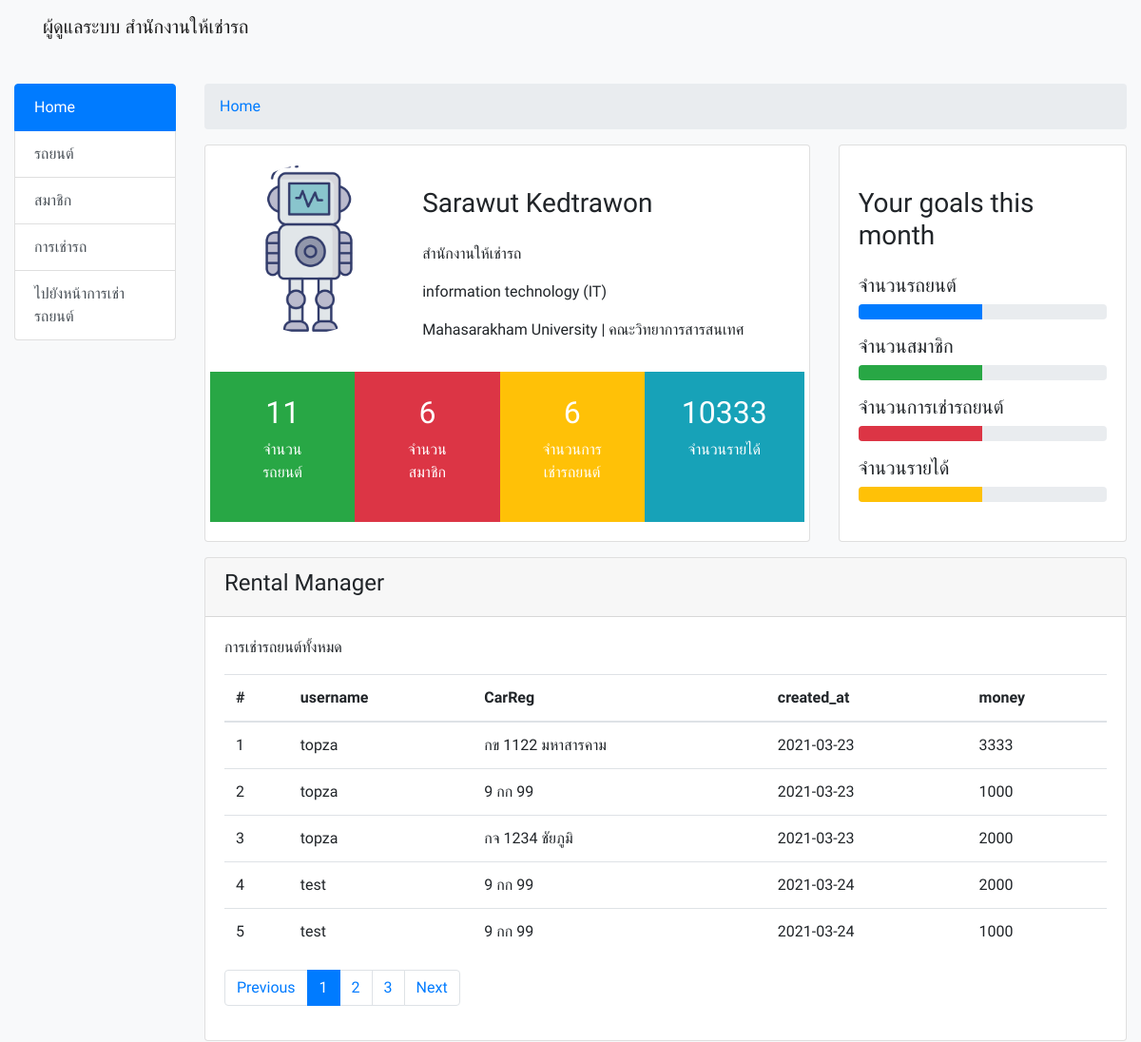
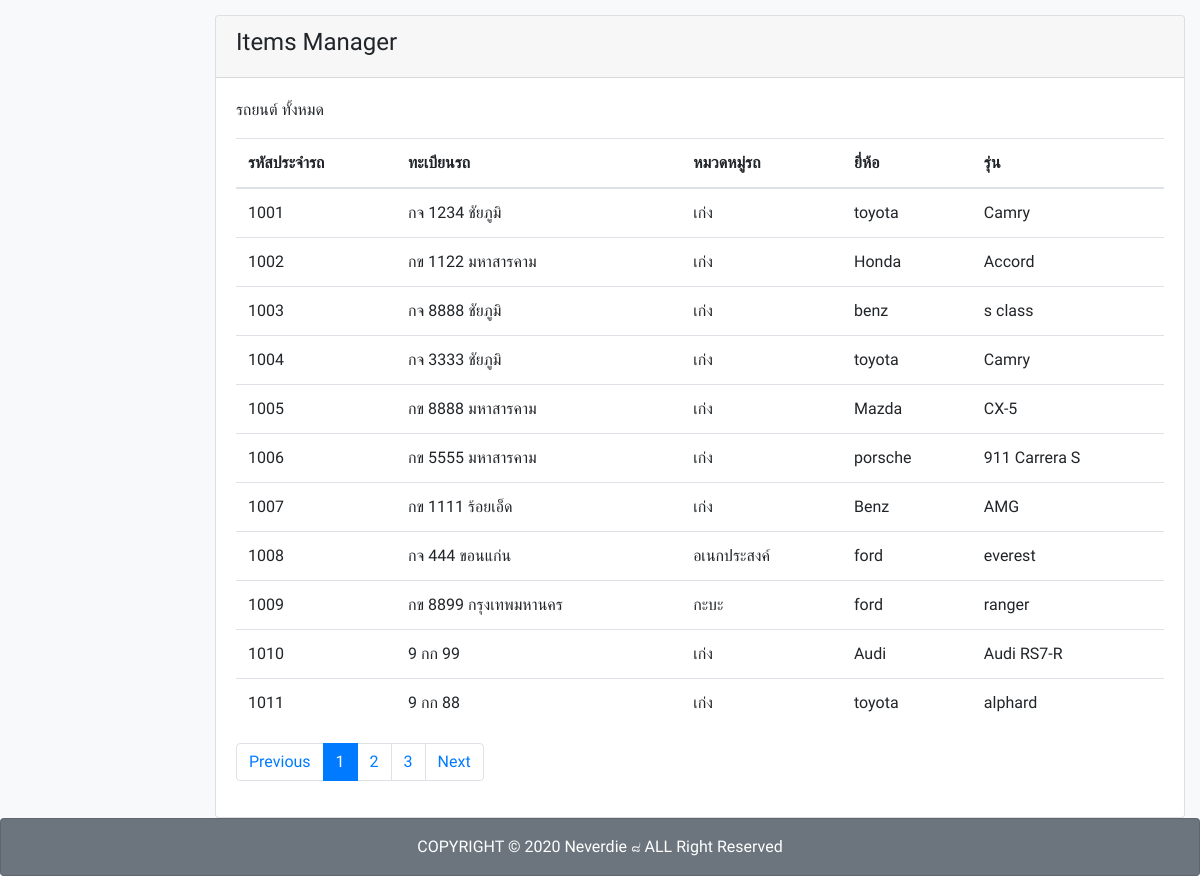
The app's page /admin/index.php with its own data (2 pictures, top to bottom).
### tables this page shows
CREATE TABLE `users` (
  `id` int(11) NOT NULL,
  `idcard` varchar(255) NOT NULL,
  `username` varchar(255) NOT NULL,
  `password` varchar(255) NOT NULL,
  `first_name` varchar(255) NOT NULL,
  `last_name` varchar(255) NOT NULL,
  `address` varchar(255) NOT NULL,
  `email` varchar(255) NOT NULL,
  `phone` varchar(255) NOT NULL,
  `picture` varchar(255) NOT NULL,
  `status_user` varchar(255) NOT NULL
);

CREATE TABLE `cars` (
  `id` int(11) NOT NULL,
  `carid` int(11) NOT NULL,
  `carreg` varchar(255) NOT NULL,
  `category` varchar(255) NOT NULL,
  `brand` varchar(255) NOT NULL,
  `gen` varchar(255) NOT NULL,
  `status` varchar(255) NOT NULL
);

CREATE TABLE `rental` (
  `id` int(11) NOT NULL,
  `idcard` varchar(255) DEFAULT NULL,
  `carid` int(255) DEFAULT NULL,
  `created_at` date DEFAULT NULL,
  `money` varchar(255) DEFAULT NULL,
  `status_re` varchar(255) DEFAULT NULL
);

### admin/index.php (the view, shortened to what this page needs)
<?php
include_once('../php/connect.php');
?>
<!DOCTYPE html>
<html lang="en">
<head>
    <link rel="stylesheet" href="../node_modules/bootstrap/dist/css/bootstrap.min.css">
</head>
<body>
    <?php include_once('includes/navbar.php') ?>
	<?php
        $sql = "SELECT COUNT(*) AS topza FROM `users`";
        $result = $conn->query($sql);
        $row = $result->fetch_assoc();
        $countusers= $row["topza"];
        $sql = "SELECT COUNT(*) AS topza FROM `cars`";
        $result = $conn->query($sql);
        $row = $result->fetch_assoc();
        $countcars= $row["topza"]
  ?>
   <?php
		$sql = "SELECT COUNT(*) AS topza FROM `rental`";
		$result = $conn->query($sql);
		$row = $result->fetch_assoc();
		$countrental= $row["topza"]
		?>
  <?php
        $sql = "SELECT SUM(money) AS topza FROM `rental`";
        $result = $conn->query($sql);
        $row = $result->fetch_assoc();
        $countmoney= $row["topza"]
  ?>
    <section class="bg-light min-vh-100">
		<br><br><br>
		<div class="container-fluid">
			<div class="row mt-3">
				<div class="col-sm-3 col-md-2">
					<div class="list-group">
						<a href="index.php" class="list-group-item list-group-item-action active">Home</a>
						<a href="car" class="list-group-item list-group-item-action">รถยนต์</a>
						<a href="user" class="list-group-item list-group-item-action">สมาชิก</a>
						<a href="rental" class="list-group-item list-group-item-action">การเช่ารถ</a>
						<a href="../index.php" class="list-group-item list-group-item-action">ไปยังหน้าการเช่ารถยนต์</a>
					</div>
				</div>
				<div class="col">
					<nav aria-label="breadcrumb">
						<ol class="breadcrumb">
							<li class="breadcrumb-item"><a href="#">Home</a></li>
						</ol>
					</nav>
					<div class="row">
						<div class="col-sm-8">
							<div class="card">
								<div class="card-body">
									<div class="row">
										<div class="col-sm-4">
											<img src="img/073-robot.png" class="w-100 rounded-circle">
										</div>
										<div class="col-sm">
											<h3 class="my-4">Sarawut Kedtrawon</h3>
											<p>สำนักงานให้เช่ารถ</p>
											<p>information technology (IT)</p>
											<p>Mahasarakham University | คณะวิทยาการสารสนเทศ</p>
										</div>
									</div>
									<div class="row mt-3">
										<div class="col-sm bg-success text-white">
											<div class="text-center p-4">
												<h2><?php echo $countcars; ?></h2>
												<p>จำนวนรถยนต์</p>
											</div>
										</div>
										<div class="col-sm bg-danger text-white">
											<div class="text-center p-4">
												<h2><?php echo $countusers; ?></h2>
												<p>จำนวนสมาชิก</p>
											</div>
										</div>
										<div class="col-sm bg-warning text-white">
											<div class="text-center p-4">
												<h2><?php echo $countrental; ?></h2>
												<p>จำนวนการเช่ารถยนต์</p>
											</div>
										</div>
										<div class="col-sm bg-info text-white">
											<div class="text-center p-4">
												<h2><?php echo $countmoney; ?></h2>
												<p>จำนวนรายได้</p>
											</div>
										</div>
									</div>
								</div>
							</div>
						</div>
						<div class="col-sm-4">
							<div class="card h-100">
								<div class="card-body">
									<h3 class="my-4">Your goals this month</h3>
									<h5 class="mt-3">จำนวนรถยนต์</h5>
									<div class="progress">
										<div class="progress-bar w-50" role="progressbar" aria-valuenow="75" aria-valuemin="0" aria-valuemax="100"></div>
									</div>
									<h5 class="mt-3">จำนวนสมาชิก</h5>
									<div class="progress">
										<div class="progress-bar bg-success w-50" role="progressbar" aria-valuenow="75" aria-valuemin="0" aria-valuemax="100"></div>
									</div>
									<h5 class="mt-3">จำนวนการเช่ารถยนต์</h5>
									<div class="progress">
										<div class="progress-bar bg-danger w-50" role="progressbar" aria-valuenow="75" aria-valuemin="0" aria-valuemax="100"></div>
									</div>
									<h5 class="mt-3">จำนวนรายได้</h5>
									<div class="progress">
										<div class="progress-bar bg-warning w-50" role="progressbar" aria-valuenow="75" aria-valuemin="0" aria-valuemax="100"></div>
									</div>
								</div>
							</div>
						</div>
					</div>
					<div class="row mt-3">
						<div class="col">
						<div class="card">
								<div class="card-header d-flex justify-content-between align-items-center">
									<h4>Rental Manager</h4>
								</div>
								<div class="card-body">
									<p>การเช่ารถยนต์ทั้งหมด</p>
									<?php
										$sql = "SELECT users.username, cars.carreg, created_at, money, status_re
										FROM users, rental, cars
										WHERE users.idcard = rental.idcard AND cars.carid=rental.carid ORDER BY created_at";
										$result = $conn->query($sql);
									?>
									<table class="table">
										<thead>
											<tr>
												<th scope="col">#</th>
												<th scope="col">username</th>
												<th scope="col">CarReg</th>
												<th scope="col">created_at</th>
												<th scope="col">money</th>
											</tr>
										</thead>
										<tbody>
										<?php
											$num = 0;
											while ($row = $result->fetch_assoc()) {
											$num++;
										?>
											<tr>
												<td><?php echo $num; ?></td>
												<td><?php echo $row['username']; ?></td>
												<td><?php echo $row['carreg']; ?></td>
												<td><?php echo $row['created_at']; ?></td>
												<td><?php echo $row['money']; ?></td>
											</tr>
										<?php } ?>
										</tbody>
									</table>
									<nav aria-label="Page navigation example">
										<ul class="pagination">
											<li class="page-item"><a class="page-link" href="#">Previous</a></li>
											<li class="page-item active"><a class="page-link" href="#">1</a></li>
											<li class="page-item"><a class="page-link" href="#">2</a></li>
											<li class="page-item"><a class="page-link" href="#">3</a></li>
											<li class="page-item"><a class="page-link" href="#">Next</a></li>
										</ul>
									</nav>
								</div>
							</div>
						</div>
					</div>
					<div class="row mt-3">
						<div class="col">
							<div class="card">
								<div class="card-header d-flex justify-content-between align-items-center">
									<h4>Items Manager</h4>
								</div>
								<div class="card-body">
									<p>รถยนต์ ทั้งหมด</p>
									<?php
										$sql = "SELECT * FROM `cars`";
										$result = $conn->query($sql);
									?>
									<table class="table">
										<thead>
											<tr>
												<th scope="col">รหัสประจำรถ</th>
												<th scope="col">ทะเบียนรถ</th>
												<th scope="col">หมวดหมู่รถ</th>
												<th scope="col">ยี่ห้อ</th>
												<th scope="col">รุ่น</th>
											</tr>
										</thead>
										<tbody>
										<?php
											while ($row = $result->fetch_assoc()) {
										?>
											<tr>
												<td><?php echo $row['carid']; ?></td>
												<td><?php echo $row['carreg']; ?></td>
												<td><?php echo $row['category']; ?></td>
												<td><?php echo $row['brand']; ?></td>
												<td><?php echo $row['gen']; ?></td>
											</tr>
										<?php } ?>
										</tbody>
									</table>
									<nav aria-label="Page navigation example">
										<ul class="pagination">
											<li class="page-item"><a class="page-link" href="#">Previous</a></li>
											<li class="page-item active"><a class="page-link" href="#">1</a></li>
											<li class="page-item"><a class="page-link" href="#">2</a></li>
											<li class="page-item"><a class="page-link" href="#">3</a></li>
											<li class="page-item"><a class="page-link" href="#">Next</a></li>
										</ul>
									</nav>
								</div>
							</div>
						</div>
					</div>
				</div>
			</div>
		</div>
	</section>
    <?php include_once('../includes/footer.php') ?>
</body>
</html>

### admin/includes/navbar.php (shortened to what this page needs)
<nav class="navbar navbar-expand-lg fixed-top navbar-light bg-light">
        <div class="container">
            <a class="navbar-brand" href="index.php">ผู้ดูแลระบบ สำนักงานให้เช่ารถ</a>
        </div>
    </nav>

### includes/footer.php
<footer class="card bg-secondary text-white text-center p-3">
        <span> COPYRIGHT © 2020
            <a class="text-white" href="https://www.facebook.com/topzaneverdie8" target="_blank">Neverdie ๘</a>
            ALL Right Reserved
        </span>
    </footer>

### admin/index.php (style rules this page uses)
body,section { font-family: 'Prompt', sans-serif; }

### records on screen
users: username "topza", cars.carreg "กข 1122 มหาสารคาม", rental.created_at "2021-03-23", rental.money "3333", cars.carreg "9 กก 99", rental.money "1000", cars.carreg "กจ 1234 ชัยภูมิ", rental.money "2000"
users: username "test", cars.carreg "9 กก 99", rental.created_at "2021-03-24", rental.money "2000", rental.money "1000"
cars: carid "1001", carreg "กจ 1234 ชัยภูมิ", category "เก่ง", brand "toyota", gen "Camry"
cars: carid "1002", carreg "กข 1122 มหาสารคาม", category "เก่ง", brand "Honda", gen "Accord"
cars: carid "1003", carreg "กจ 8888 ชัยภูมิ", category "เก่ง", brand "benz", gen "s class"
cars: carid "1004", carreg "กจ 3333 ชัยภูมิ", category "เก่ง", brand "toyota", gen "Camry"
cars: carid "1005", carreg "กข 8888 มหาสารคาม", category "เก่ง", brand "Mazda", gen "CX-5"
cars: carid "1006", carreg "กข 5555 มหาสารคาม", category "เก่ง", brand "porsche", gen "911 Carrera S"
cars: carid "1007", carreg "กข 1111 ร้อยเอ็ด", category "เก่ง", brand "Benz", gen "AMG"
cars: carid "1008", carreg "กจ 444 ขอนแก่น", category "อเนกประสงค์", brand "ford", gen "everest"
cars: carid "1009", carreg "กข 8899 กรุงเทพมหานคร", category "กะบะ", brand "ford", gen "ranger"
cars: carid "1010", carreg "9 กก 99", category "เก่ง", brand "Audi", gen "Audi RS7-R"
cars: carid "1011", carreg "9 กก 88", category "เก่ง", brand "toyota", gen "alphard"

### other values on screen
$countcars "11"
$countusers "6"
$countrental "6"
$countmoney "10333"
